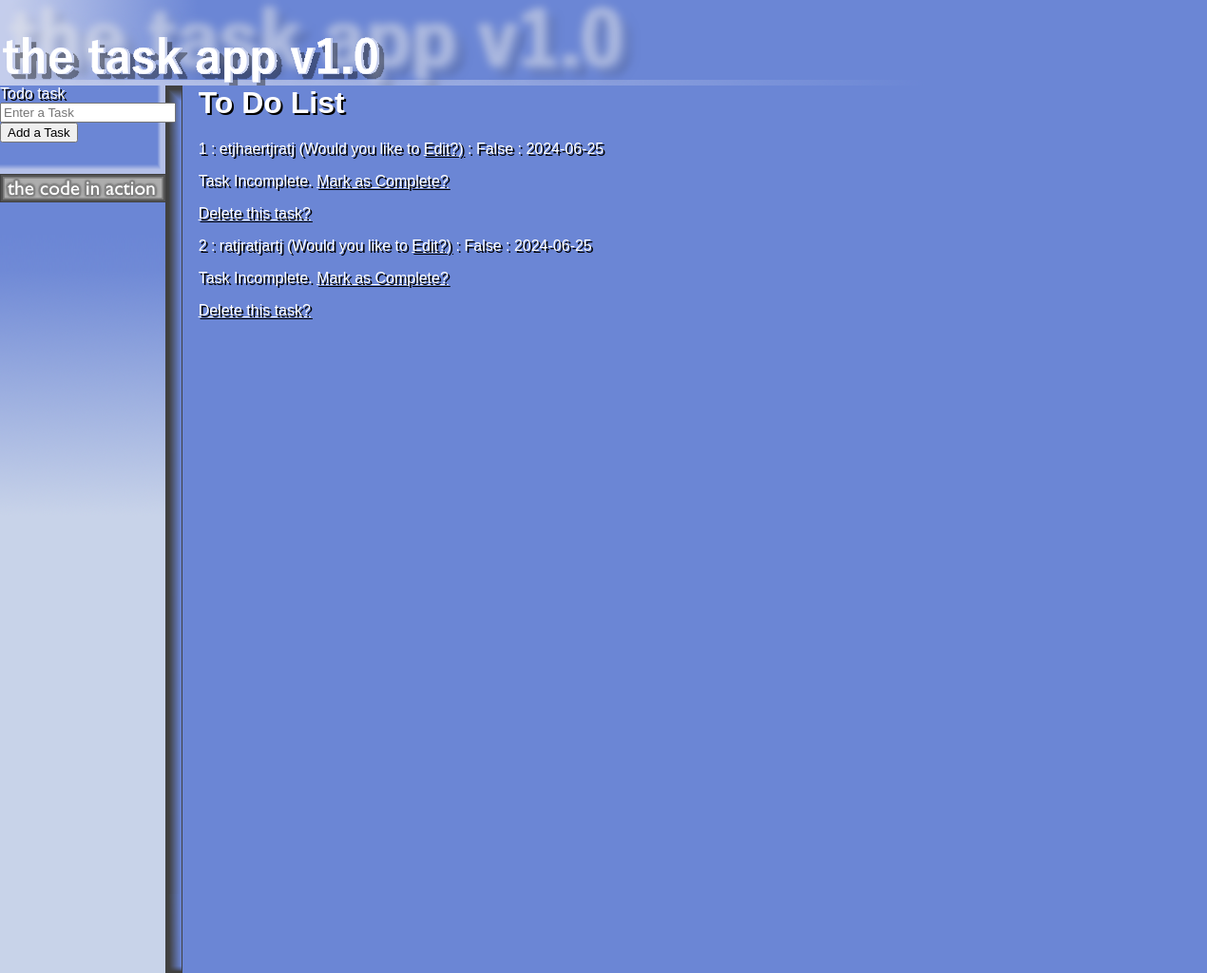
Before: / with the older database file.
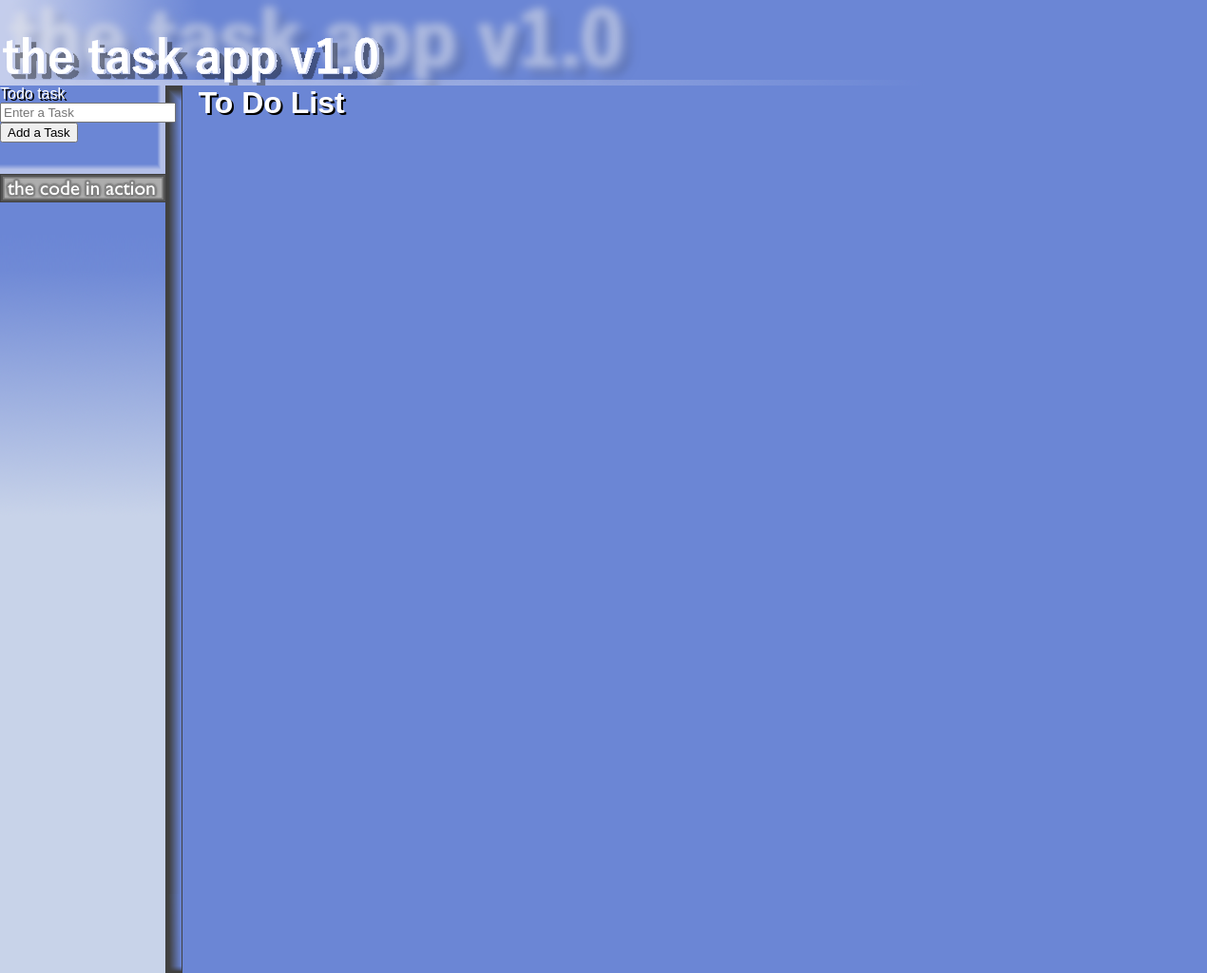
After: the same page with the newer database file.
### app.py (models this page shows)
class Todo(db.Model):
    id = db.Column(db.Integer, primary_key = True)
    task = db.Column(db.String(300), unique = True)
    complete = db.Column(db.Boolean, default=False)
    date = db.Column(db.DateTime, default=datetime.now)

### app.py (the view)
@app.route("/")
def home():
    todo_list = Todo.query.all()
    print(todo_list)
    return render_template("index.html", todo_list = todo_list)

### templates/index.html
{% extends 'base.html' %}
{% block content %}
    <div id="sidebar">
        <form action="/add" method="post">
            <div>
                <label>Todo task</label>
                <input type="text" name="task" placeholder="Enter a Task">
                <button type="submit">Add a Task</button>
            </div>
        </form>
    </div>
    <div style="margin-left:16%;" class="offset">
        <h1>To Do List</h1>
        {% for todo in todo_list %}
        <p> {{todo.id}} : {{todo.task}} (Would you like to <a href="{{ url_for('edit', todo_id=todo.id) }}">Edit?)</a> : {{todo.complete}} : {{todo.date.strftime('%Y-%m-%d') }} </p>
        {% if todo.complete==False %}
            <p>Task Incomplete. <a href="/update/{{todo.id}}">Mark as Complete?</a></p>
        {% else %}
            <p>Task Complete. <a href="/update/{{todo.id}}">Mark as Incomplete?</a></p>
        {% endif %}
        <a href="/delete/{{todo.id}}">Delete this task?</a>
        {% endfor %}
    </div>
{% endblock %}

### templates/base.html (shortened to what this page needs)
<!DOCTYPE html>
<html lang="en">
<head>
    <link rel="stylesheet" href="{{ url_for('static', filename='style.css')}}">
</head>
<body>
    <div id="banner" class="banner_div">
    </div>
    {% block content %}
    {% endblock %}
</body>
</html>

### static/style.css (style rules this page uses)
.offset { margin-top: 90px; }
#sidebar { height: 934px; width: 192px; position: absolute; left: 0; top: 90; margin: 0px; background-image: url("images/sidebar.png"); background-repeat: no-repeat; }
#banner { height: 90px; width: 1260px; position: absolute; left: 0; top: 0; margin: 0px; background-image: url("images/banner.png"); background-repeat: no-repeat; }
.banner_div { font-size: 24px; }
a, label, p, h1, h2, h3, h4, h5 { color: rgb(255, 255, 255); text-shadow: 2px 2px #000000; font-family:'Franklin Gothic Medium', 'Arial Narrow', Arial, sans-serif; }
body { background-color: rgb(107, 134, 213); }

Changed rows visible on the page:
removed Todo: id "1", task "etjhaertjratj", complete "False", date "2024-06-25"
removed Todo: id "2", task "ratjratjartj", complete "False", date "2024-06-25"
